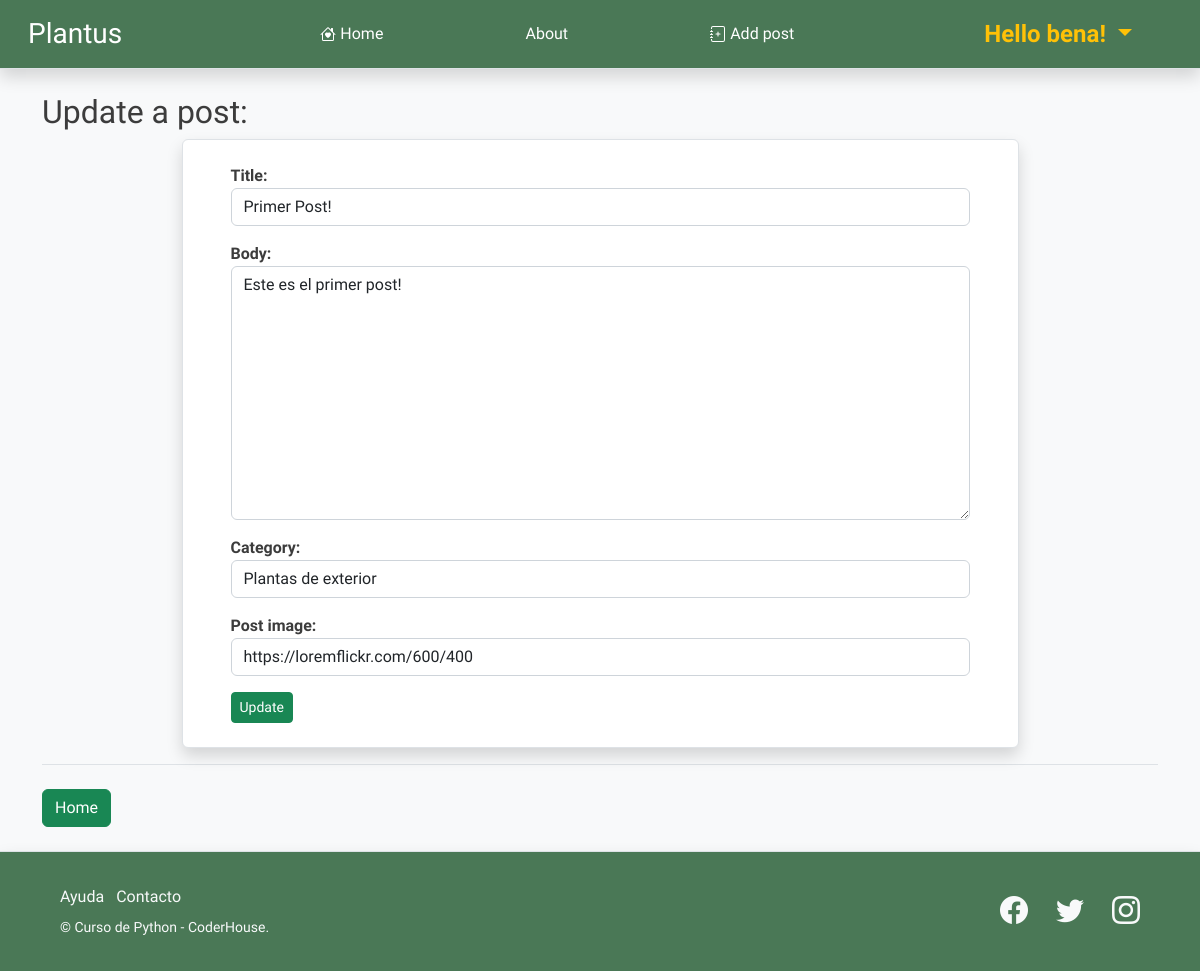
The app's page /post/update/8 (signed in) with its own data.
### blog/models.py (models this page shows, shortened)
class Post(models.Model):
    title       = models.CharField(max_length=255)
    author      = models.ForeignKey(User, on_delete = models.CASCADE)
    body        = RichTextField(blank = True, null = True)
    post_image  = models.URLField(max_length=250, default='https://dummyimage.com/600x400/e0e0e0/878787.png&text=img')
    post_date   = models.DateField(auto_now_add=True)
    category    = models.CharField(max_length=255)

### blog/views.py (the view)
# urls.py: path('post/update/<int:pk>', PostUpdateView.as_view(), name="post_update"),
class PostUpdateView (UpdateView):
    model           = Post
    form_class      = PostFormUpdate
    template_name   = 'post_update.html'

### blog/forms.py
class PostFormUpdate(forms.ModelForm):
    class Meta:
        model   = Post
        fields  = ('title', 'body', 'category','post_image')
        widgets = {
            'title': forms.TextInput(attrs={'class': 'form-control'}),
            'body': forms.Textarea(attrs={'class': 'form-control'}),
            'category': forms.Select(choices=categories, attrs={'class': 'form-control'}),
            'post_image': forms.URLInput(attrs={'class': 'form-control'})
        }

### blog/templates/post_update.html (shortened to what this page needs)
{% extends "base.html" %}
{% block blog_base %}
{% if user.is_authenticated and user.id == post.author.id%}
<div>
    <h2 class='mb-2'> Update a post: </h2>
    <div class='d-flex justify-content-center border-bottom pb-3'>
        <div class='border rounded shadow bg-white form-group w-75 px-5 py-4'>
            <form method="POST">
            {{ form.as_p }}
            <button class='btn btn-success btn-sm'> Update </button>
        </div>
    </div>
</div>
{% else %}
    <h2>You don't have permission!</h2>
{% endif %}
<a class='btn btn-success btn- mt-4' href="{% url 'home' %}"> Home </a>
{% endblock blog_base %}

### blog/templates/base.html (shortened to what this page needs)
{% load static %}
<!DOCTYPE html>
<html lang="en">
<head>
    <link href="https://unpkg.com/aos@2.3.1/dist/aos.css" rel="stylesheet">
    <link rel="stylesheet" href="https://cdn.jsdelivr.net/npm/bootstrap-icons@1.7.1/font/bootstrap-icons.css">
    <link href="https://cdn.jsdelivr.net/npm/bootstrap@5.2.0/dist/css/bootstrap.min.css" rel="stylesheet">
    <link rel="stylesheet" href="{% static 'css/custom-styles.css' %}">
</head>
<body class='bg-light'>
    <nav class="navbar navbar-expand-lg navbar-dark bg-dark border-bottom shadow">
        <div class="container-fluid">
          <a class="navbar-brand ps-3 fs-3" href="{% url 'home' %}">Plantus</a>
          <div class="collapse navbar-collapse  w-100" id="navbarSupportedContent">
            <ul class="navbar-nav me-auto mb-2 mb-lg-0 w-100 px-5 justify-content-evenly fs-6">
                <li class="nav-item">
                    <a class="nav-link active d-flex align-items-center gap-1" aria-current="page" href="{% url 'home' %}">
                         Home
                    </a>
                </li>
                <li class="nav-item"><a class="nav-link active" href="#">About</a></li>
            {% if  user.is_authenticated %}
                <li class="nav-item">
                    <a class="nav-link d-flex align-items-center gap-1 active" href="{% url 'post_add' %}">
                        Add post
                    </a>
                </li>
            {% endif %}
            </ul>
            {% if  user.is_authenticated %}
            <ul class="navbar-nav me-auto mb-2 mb-lg-0 pe-5">
                    <li class="nav-item dropdown fs-4 fw-normal">
                        <a class="nav-link dropdown-toggle text-warning fw-bold" href="#" role="button" data-bs-toggle="dropdown" aria-expanded="false">
                            Hello {{user}}!
                        </a>
                    </li>
            </ul>
            {% else %}
            <ul class="navbar-nav me-auto mb-2 mb-lg-0 pe-5 fs-4 fw-normal">
                <li class="nav-item"><a class="nav-link text-warning fw-bold" href="{% url 'login' %}">Login</a></li>
            </ul>
            {% endif %}
          </div>
        </div>
    </nav>
    <main class="container pt-4 pb-4">
        {% block blog_base %}
        {% endblock blog_base %}
    </main>
    <footer class="footer bg-dark navbar-dark border-top shadow px-5">
        <div class="container-fluid">
            <div class="row">
                <div class="col-lg-6 h-100 text-center text-lg-start my-auto">
                    <ul class="list-inline mb-2 text-light">
                        <li class="list-inline-item">
                            <a class="nav-link " href="#!">Ayuda</a>
                        </li>
                        <li class="list-inline-item">
                            <a class="nav-link" href="#!">Contacto</a>
                        </li>
                    </ul>
                    <p class="small mb-4 mb-lg-0 text-light">&copy; Curso de Python - CoderHouse.</p>
                </div>
                <div class="col-lg-6 h-100 text-center text-lg-end my-auto">
                    <ul class="list-inline mb-0 text-light">
                        <li class="list-inline-item me-4">
                            <a class="nav-link" href="#!"><i class="bi-facebook fs-3"></i></a>
                        </li>
                        <li class="list-inline-item me-4">
                            <a class="nav-link" href="#!"><i class="bi-twitter fs-3"></i></a>
                        </li>
                        <li class="list-inline-item">
                            <a class="nav-link" href="https://www.instagram.com/espndeportes/?hl=es"><i class="bi-instagram fs-3"></i></a>
                        </li>
                    </ul>
                </div>
            </div>
        </div>
    </footer>
</body>
</html>

### blog/static/css/custom-styles.css (style rules this page uses)
:root { --bs-font-sans-serif: 'Raleway', sans-serif; --bs-body-font-family: var(--bs-font-sans-serif); }
body { color:rgb(60, 60, 60) }
.bg-dark { background-color: #4A7856 !important; }
.text-warning { color: #FAA025; }
.navbar { min-height: 5vh; }
main { min-height: 80vh; font-weight: 600; }
.footer { display: flex; align-items: center; min-height: 15vh; }

### records on screen
Post: title "Primer Post!", body "Este es el primer post!", category "Plantas de exterior", post_image "https://loremflickr.com/600/400"

### other values on screen
{{ user }} "bena"
